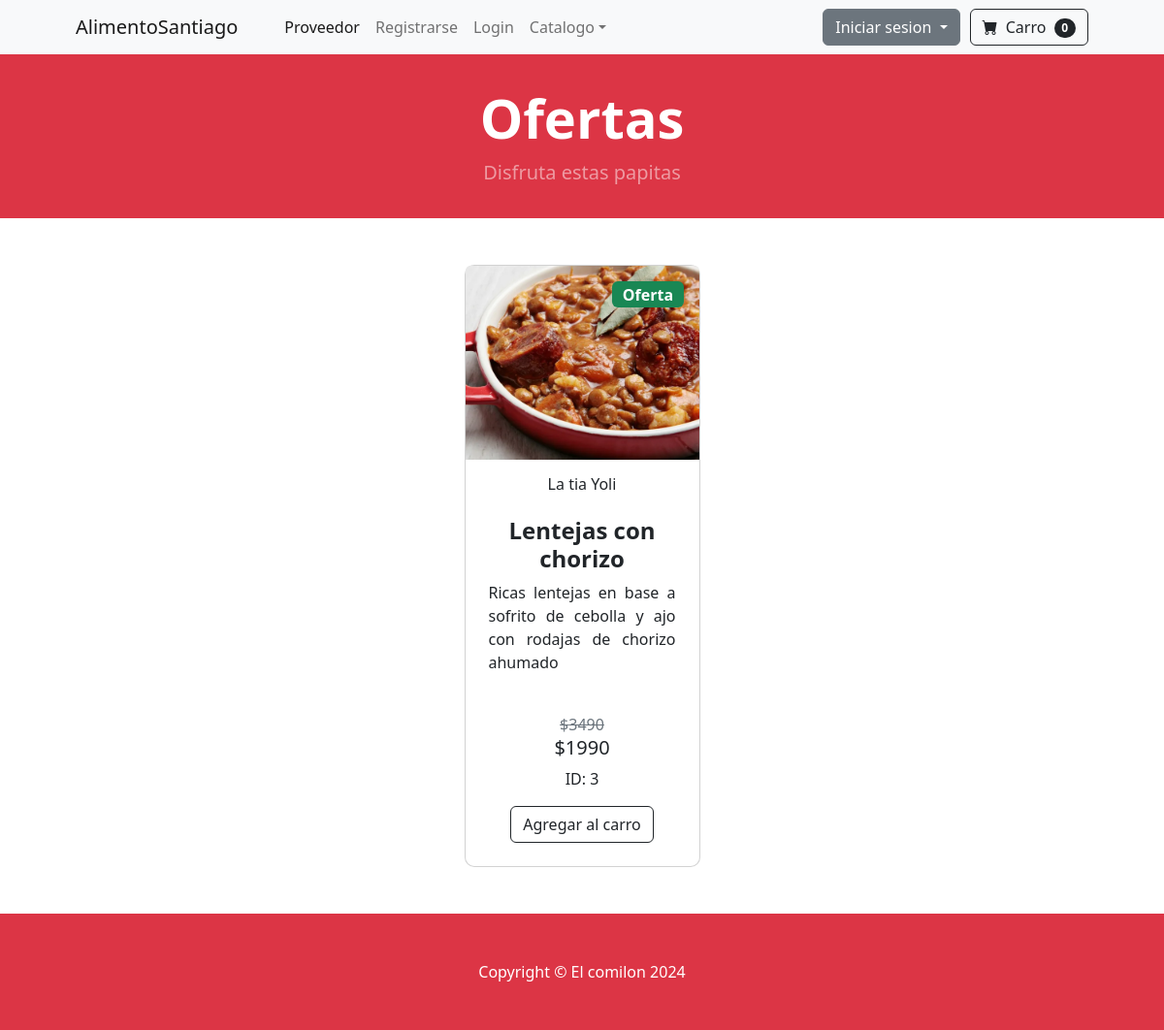
The app's page /catalogos/platos/ofertas with its own data.
### ecommerce/models.py (models this page shows, shortened)
class Plato(models.Model):
    id_plato = models.AutoField(primary_key=True, blank=False, null=False)
    id_categoria = models.ForeignKey('Categoria', on_delete=models.CASCADE, db_column='idCategoria')
    nom_plato = models.CharField(max_length=100, blank=False, null=False)
    descripcion_plato = models.CharField(max_length=200, blank=True, null=True)
    precio_plato = models.DecimalField(max_digits=10, decimal_places=2, blank=False, null=False)
    oferta_plato = models.DecimalField(max_digits=10, decimal_places=2, blank=True, null=True)
    foto_plato = models.ImageField(upload_to='img/plato', blank=True, null=True)
    id_proveedor = models.ForeignKey(Proveedor, on_delete=models.CASCADE, db_column='idProveedor')
    fecha_publicacion = models.DateField(default=datetime.date.today)
    descuento_activo = models.BooleanField(default=False)
    plato_activo = models.BooleanField(default=True)

### proveedor/models.py (models this page shows, shortened)
class Proveedor(models.Model):
        id_proveedor = models.AutoField(db_column='idProveedor',primary_key=True)
        nombre_proveedor = models.CharField(max_length=100, blank=False, null=False)
        user = models.OneToOneField(User, on_delete=models.CASCADE)
        domicilio_proveedor = models.CharField(default='s/n', max_length=100, blank=False, null=False)
        fono_proveedor = models.IntegerField( blank=False, null=False)

### ecommerce/views.py (the view)
# urls.py: path('catalogos/platos/ofertas', views.listarOfertas , name='platos-ofertas'),
def listarOfertas(request):
    if not usuarioValido(request, 'cliente'):
        return redirect('homeCliente')
    banderaOferta = True
    plato = Plato.objects.filter(descuento_activo=True)
    context = {"platos":plato, "banderaOferta":banderaOferta, "itemsCarro": visualizarCantidadCarro(request)}
    return render(request, 'ecommerce/platos.html', context)

### ecommerce/procesadorContexto.py (called while the page is built)
def carro(request):
    return {'carro': Carro(request)}

### ecommerce/views.py (called while the page is built, shortened)
def usuarioValido(request, group_name):
    user = request.user
    print(f'USUARIOVALIDO: user el usuario actual es: {user}')
    if isinstance(user, AnonymousUser):
        return True  # permite a usuarios anónimos acceder a la página

def visualizarCantidadCarro(request):
    if request.user.is_authenticated:
        cliente = request.user.cliente
        pedido, created = Pedido.objects.get_or_create(id_cliente=cliente, completado=False)
        items = pedido.itempedido_set.all()
        itemsCarro = pedido.get_cantidad_items_pedido
    else:
        items = []
        pedido = {'get_total_item_oferta_descontada':0, 'get_total_item':0, 'get_cantidad_items_pedido':0}
        itemsCarro = pedido['get_cantidad_items_pedido']
    return itemsCarro

### ecommerce/templates/ecommerce/platos.html (shortened to what this page needs)
{% extends "cliente/base.html" %}
{% block content %}
    {% if banderaOferta %}
    <header class="bg-danger py-4">
        <div class="container px-2 px-lg-2 my-2">
            <div class="text-center text-white">
                <h1 class="display-4 fw-bolder">Ofertas</h1>
                <p class="lead fw-normal text-white-50 mb-0">Disfruta estas papitas</p>
            </div>
        </div>
    </header>
    {% endif %}
        <div class="container px-4 px-lg-5 mt-5">
            <div class="row gx-4 gx-lg-6 row-cols-1 row-cols-md-3 row-cols-xl-4 justify-content-center">
            {% for plato in platos %}
            {% if plato.plato_activo == True %}
            <div class="col mb-5">
                <div class="card h-100 item d-flex flex-column">
                    {% if plato.descuento_activo %}
                        <div class="badge bg-success text-white position-absolute" style="z-index: 10; top: 1rem; right: 1rem ; font-size: 1rem;">Oferta</div>
                    {% endif %}
                    <div class="item-image">
                        <figure>
                            <img class="card-img-top" src="/media/{{plato.foto_plato}}" alt="..." />
                        </figure>
                        <h6 style="margin: 0;text-align: center;">{{ plato.id_proveedor.nombre_proveedor }}</h6>
                    </div>
                    <div class="card-body p-4 flex-grow-1">
                        <div class="text-center">
                            <h4 class="fw-bolder">{{ plato.nom_plato }}</h4>
                        </div>
                        <p id="info" style="text-align: justify;">{{ plato.descripcion_plato}}</p>
                    </div>
                    <div class="text-center">
                        {% if plato.descuento_activo %}
                            <span class="text-muted text-decoration-line-through precio-item">${{ plato.precio_plato|floatformat }}</span>
                            <h5 class="precio-item">${{ plato.oferta_plato|floatformat }}</h5>
                        {% else %}
                            <h5 class="precio-item">${{ plato.precio_plato|floatformat }}</h5>
                        {% endif %}
                        <p>ID: {{ plato.id_plato }}</p>
                    </div>
                    <div class="card-footer p-4 pt-0 border-top-0 bg-transparent mt-auto">
                        <div class="text-center">
                            <button data-plato={{plato.id_plato}} data-action="agregar" type="button" value="{{ plato.id_plato }}" class="btn btn-outline-dark mt-auto actualiza-carrito add">Agregar al carro</button>
                        </div>
                    </div>
                </div>
            </div>
            {% endif %}
            {% empty %}
            <tr>
                <td colspan="4">No hay publicaciones disponibles.</td>
            </tr>
            {% endfor %}
        </div>
    </div>
{% endblock %}

### static/css/cards.css (style rules this page uses)
.item { border-radius: 10px; }
.item img { width: 100%; height: 200px; object-fit: cover; border-radius: 5px 5px 0 0; transition: all .5s; }
.item figure { overflow: hidden; }

### records on screen
Plato: descuento_activo "Oferta", foto_plato (picture), id_proveedor.nombre_proveedor "La tia Yoli", nom_plato "Lentejas con chorizo", descripcion_plato "Ricas lentejas en base a sofrito de cebolla y ajo con rodajas de chorizo ahumado", precio_plato "3490", oferta_plato "1990", id_plato "3"
